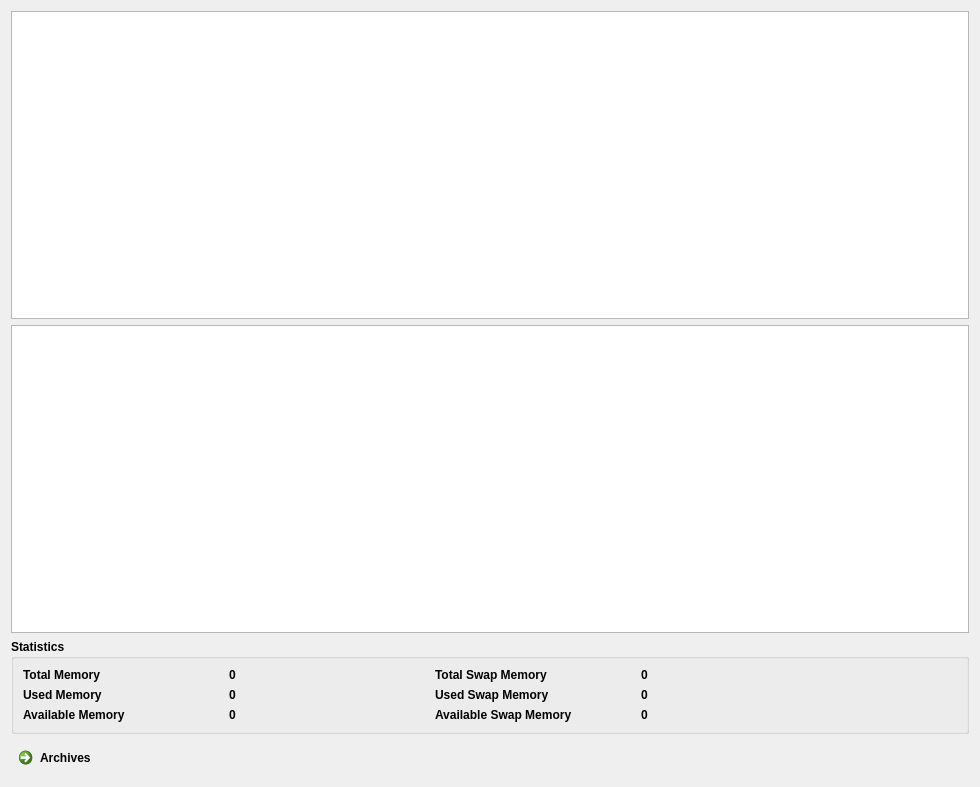
<?xml version="1.0" encoding="UTF-8"?>
<ui version="4.0">
 <class>Dialog</class>
 <widget class="QDialog" name="Dialog">
  <property name="geometry">
   <rect>
    <x>0</x>
    <y>0</y>
    <width>980</width>
    <height>787</height>
   </rect>
  </property>
  <property name="sizePolicy">
   <sizepolicy hsizetype="Fixed" vsizetype="Fixed">
    <horstretch>0</horstretch>
    <verstretch>0</verstretch>
   </sizepolicy>
  </property>
  <property name="windowTitle">
   <string>System Information</string>
  </property>
  <property name="windowIcon">
   <iconset>
    <normaloff>Apps-utilities-system-monitor-icon.png</normaloff>
    <normalon>Apps-utilities-system-monitor-icon.png</normalon>
    <disabledoff>Apps-utilities-system-monitor-icon.png</disabledoff>
    <disabledon>Apps-utilities-system-monitor-icon.png</disabledon>
    <activeoff>Apps-utilities-system-monitor-icon.png</activeoff>
    <activeon>Apps-utilities-system-monitor-icon.png</activeon>
    <selectedoff>Apps-utilities-system-monitor-icon.png</selectedoff>
    <selectedon>Apps-utilities-system-monitor-icon.png</selectedon>Apps-utilities-system-monitor-icon.png</iconset>
  </property>
  <layout class="QVBoxLayout" name="verticalLayout">
   <item>
    <widget class="PlotWidget" name="cpuView">
     <property name="verticalScrollBarPolicy">
      <enum>Qt::ScrollBarAlwaysOff</enum>
     </property>
     <property name="horizontalScrollBarPolicy">
      <enum>Qt::ScrollBarAlwaysOff</enum>
     </property>
     <property name="backgroundBrush">
      <brush brushstyle="SolidPattern">
       <color alpha="255">
        <red>0</red>
        <green>0</green>
        <blue>0</blue>
       </color>
      </brush>
     </property>
    </widget>
   </item>
   <item>
    <widget class="PlotWidget" name="memoryView"/>
   </item>
   <item>
    <widget class="QGroupBox" name="groupBox">
     <property name="font">
      <font>
       <weight>75</weight>
       <bold>true</bold>
      </font>
     </property>
     <property name="title">
      <string>Statistics</string>
     </property>
     <layout class="QGridLayout" name="gridLayout">
      <item row="6" column="3">
       <widget class="QLabel" name="usedSwap">
        <property name="text">
         <string>0</string>
        </property>
       </widget>
      </item>
      <item row="7" column="1">
       <widget class="QLabel" name="availableMemory">
        <property name="maximumSize">
         <size>
          <width>200</width>
          <height>16777215</height>
         </size>
        </property>
        <property name="text">
         <string>0</string>
        </property>
       </widget>
      </item>
      <item row="6" column="0">
       <widget class="QLabel" name="label_3">
        <property name="minimumSize">
         <size>
          <width>200</width>
          <height>0</height>
         </size>
        </property>
        <property name="text">
         <string>Used Memory</string>
        </property>
       </widget>
      </item>
      <item row="6" column="2">
       <widget class="QLabel" name="label_10">
        <property name="maximumSize">
         <size>
          <width>200</width>
          <height>16777215</height>
         </size>
        </property>
        <property name="text">
         <string>Used Swap Memory</string>
        </property>
       </widget>
      </item>
      <item row="0" column="0">
       <widget class="QLabel" name="label">
        <property name="minimumSize">
         <size>
          <width>200</width>
          <height>0</height>
         </size>
        </property>
        <property name="maximumSize">
         <size>
          <width>200</width>
          <height>100</height>
         </size>
        </property>
        <property name="text">
         <string>Total Memory</string>
        </property>
       </widget>
      </item>
      <item row="7" column="0">
       <widget class="QLabel" name="label_4">
        <property name="minimumSize">
         <size>
          <width>200</width>
          <height>0</height>
         </size>
        </property>
        <property name="text">
         <string>Available Memory</string>
        </property>
       </widget>
      </item>
      <item row="6" column="1">
       <widget class="QLabel" name="usedMemory">
        <property name="maximumSize">
         <size>
          <width>200</width>
          <height>16777215</height>
         </size>
        </property>
        <property name="text">
         <string>0</string>
        </property>
       </widget>
      </item>
      <item row="0" column="1">
       <widget class="QLabel" name="totalMemory">
        <property name="maximumSize">
         <size>
          <width>200</width>
          <height>16777215</height>
         </size>
        </property>
        <property name="text">
         <string>0</string>
        </property>
       </widget>
      </item>
      <item row="0" column="2">
       <widget class="QLabel" name="label_2">
        <property name="text">
         <string>Total Swap Memory</string>
        </property>
       </widget>
      </item>
      <item row="0" column="3">
       <widget class="QLabel" name="totalSwap">
        <property name="text">
         <string>0</string>
        </property>
       </widget>
      </item>
      <item row="7" column="2">
       <widget class="QLabel" name="label_9">
        <property name="maximumSize">
         <size>
          <width>200</width>
          <height>16777215</height>
         </size>
        </property>
        <property name="text">
         <string>Available Swap Memory</string>
        </property>
       </widget>
      </item>
      <item row="7" column="3">
       <widget class="QLabel" name="availableSwap">
        <property name="text">
         <string>0</string>
        </property>
       </widget>
      </item>
     </layout>
    </widget>
   </item>
   <item>
    <widget class="QCommandLinkButton" name="archiveButton">
     <property name="maximumSize">
      <size>
       <width>200</width>
       <height>16777215</height>
      </size>
     </property>
     <property name="text">
      <string>Archives</string>
     </property>
     <property name="shortcut">
      <string>Alt+A</string>
     </property>
    </widget>
   </item>
  </layout>
 </widget>
 <customwidgets>
  <customwidget>
   <class>PlotWidget</class>
   <extends>QGraphicsView</extends>
   <header>pyqtgraph</header>
  </customwidget>
 </customwidgets>
 <resources/>
 <connections/>
</ui>
